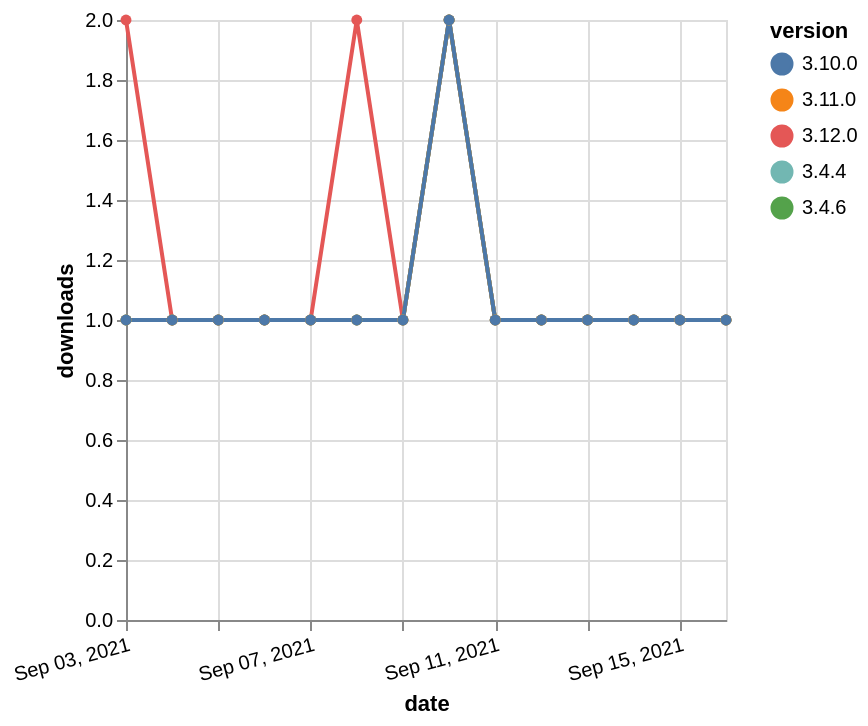

This figure's Vega-Lite source:
### Vega-Lite specification from a JSON file in a GitHub repository (floating-point values rounded to 4 significant figures)
{"$schema": "https://vega.github.io/schema/vega-lite/v5.json", "description": "A simple bar chart with embedded data.", "data": {"values": [{"date": "2021-09-03", "total": 187, "delta": 2, "version": "3.12.0"}, {"date": "2021-09-04", "total": 188, "delta": 1, "version": "3.12.0"}, {"date": "2021-09-05", "total": 189, "delta": 1, "version": "3.12.0"}, {"date": "2021-09-06", "total": 190, "delta": 1, "version": "3.12.0"}, {"date": "2021-09-07", "total": 191, "delta": 1, "version": "3.12.0"}, {"date": "2021-09-08", "total": 193, "delta": 2, "version": "3.12.0"}, {"date": "2021-09-09", "total": 194, "delta": 1, "version": "3.12.0"}, {"date": "2021-09-10", "total": 196, "delta": 2, "version": "3.12.0"}, {"date": "2021-09-11", "total": 197, "delta": 1, "version": "3.12.0"}, {"date": "2021-09-12", "total": 198, "delta": 1, "version": "3.12.0"}, {"date": "2021-09-13", "total": 199, "delta": 1, "version": "3.12.0"}, {"date": "2021-09-14", "total": 200, "delta": 1, "version": "3.12.0"}, {"date": "2021-09-15", "total": 201, "delta": 1, "version": "3.12.0"}, {"date": "2021-09-16", "total": 202, "delta": 1, "version": "3.12.0"}, {"date": "2021-09-03", "total": 177, "delta": 1, "version": "3.4.6"}, {"date": "2021-09-04", "total": 178, "delta": 1, "version": "3.4.6"}, {"date": "2021-09-05", "total": 179, "delta": 1, "version": "3.4.6"}, {"date": "2021-09-06", "total": 180, "delta": 1, "version": "3.4.6"}, {"date": "2021-09-07", "total": 181, "delta": 1, "version": "3.4.6"}, {"date": "2021-09-08", "total": 182, "delta": 1, "version": "3.4.6"}, {"date": "2021-09-09", "total": 183, "delta": 1, "version": "3.4.6"}, {"date": "2021-09-10", "total": 185, "delta": 2, "version": "3.4.6"}, {"date": "2021-09-11", "total": 186, "delta": 1, "version": "3.4.6"}, {"date": "2021-09-12", "total": 187, "delta": 1, "version": "3.4.6"}, {"date": "2021-09-13", "total": 188, "delta": 1, "version": "3.4.6"}, {"date": "2021-09-14", "total": 189, "delta": 1, "version": "3.4.6"}, {"date": "2021-09-15", "total": 190, "delta": 1, "version": "3.4.6"}, {"date": "2021-09-16", "total": 191, "delta": 1, "version": "3.4.6"}, {"date": "2021-09-03", "total": 212, "delta": 1, "version": "3.4.4"}, {"date": "2021-09-04", "total": 213, "delta": 1, "version": "3.4.4"}, {"date": "2021-09-05", "total": 214, "delta": 1, "version": "3.4.4"}, {"date": "2021-09-06", "total": 215, "delta": 1, "version": "3.4.4"}, {"date": "2021-09-07", "total": 216, "delta": 1, "version": "3.4.4"}, {"date": "2021-09-08", "total": 217, "delta": 1, "version": "3.4.4"}, {"date": "2021-09-09", "total": 218, "delta": 1, "version": "3.4.4"}, {"date": "2021-09-10", "total": 220, "delta": 2, "version": "3.4.4"}, {"date": "2021-09-11", "total": 221, "delta": 1, "version": "3.4.4"}, {"date": "2021-09-12", "total": 222, "delta": 1, "version": "3.4.4"}, {"date": "2021-09-13", "total": 223, "delta": 1, "version": "3.4.4"}, {"date": "2021-09-14", "total": 224, "delta": 1, "version": "3.4.4"}, {"date": "2021-09-15", "total": 225, "delta": 1, "version": "3.4.4"}, {"date": "2021-09-16", "total": 226, "delta": 1, "version": "3.4.4"}, {"date": "2021-09-03", "total": 146, "delta": 1, "version": "3.11.0"}, {"date": "2021-09-04", "total": 147, "delta": 1, "version": "3.11.0"}, {"date": "2021-09-05", "total": 148, "delta": 1, "version": "3.11.0"}, {"date": "2021-09-06", "total": 149, "delta": 1, "version": "3.11.0"}, {"date": "2021-09-07", "total": 150, "delta": 1, "version": "3.11.0"}, {"date": "2021-09-08", "total": 151, "delta": 1, "version": "3.11.0"}, {"date": "2021-09-09", "total": 152, "delta": 1, "version": "3.11.0"}, {"date": "2021-09-10", "total": 154, "delta": 2, "version": "3.11.0"}, {"date": "2021-09-11", "total": 155, "delta": 1, "version": "3.11.0"}, {"date": "2021-09-12", "total": 156, "delta": 1, "version": "3.11.0"}, {"date": "2021-09-13", "total": 157, "delta": 1, "version": "3.11.0"}, {"date": "2021-09-14", "total": 158, "delta": 1, "version": "3.11.0"}, {"date": "2021-09-15", "total": 159, "delta": 1, "version": "3.11.0"}, {"date": "2021-09-16", "total": 160, "delta": 1, "version": "3.11.0"}, {"date": "2021-09-03", "total": 172, "delta": 1, "version": "3.10.0"}, {"date": "2021-09-04", "total": 173, "delta": 1, "version": "3.10.0"}, {"date": "2021-09-05", "total": 174, "delta": 1, "version": "3.10.0"}, {"date": "2021-09-06", "total": 175, "delta": 1, "version": "3.10.0"}, {"date": "2021-09-07", "total": 176, "delta": 1, "version": "3.10.0"}, {"date": "2021-09-08", "total": 177, "delta": 1, "version": "3.10.0"}, {"date": "2021-09-09", "total": 178, "delta": 1, "version": "3.10.0"}, {"date": "2021-09-10", "total": 180, "delta": 2, "version": "3.10.0"}, {"date": "2021-09-11", "total": 181, "delta": 1, "version": "3.10.0"}, {"date": "2021-09-12", "total": 182, "delta": 1, "version": "3.10.0"}, {"date": "2021-09-13", "total": 183, "delta": 1, "version": "3.10.0"}, {"date": "2021-09-14", "total": 184, "delta": 1, "version": "3.10.0"}, {"date": "2021-09-15", "total": 185, "delta": 1, "version": "3.10.0"}, {"date": "2021-09-16", "total": 186, "delta": 1, "version": "3.10.0"}]}, "width": "container", "mark": {"type": "line", "point": {"filled": true}}, "encoding": {"x": {"field": "date", "type": "temporal", "timeUnit": "yearmonthdate", "title": "date", "axis": {"labelAngle": -15}}, "y": {"field": "delta", "type": "quantitative", "title": "downloads"}, "color": {"field": "version", "type": "nominal"}, "tooltip": {"field": "delta"}}}
